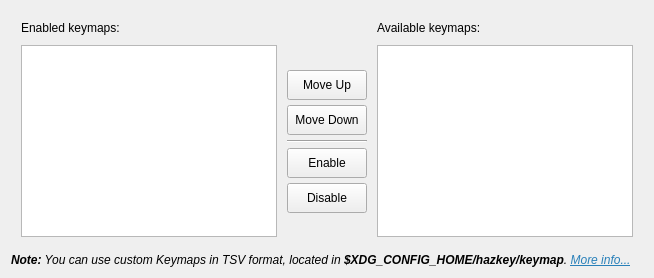
             <widget class="QWidget" name="advancedTabTabWidgetKeymapPage">
              <attribute name="title">
               <string>Keymap</string>
              </attribute>
              <layout class="QVBoxLayout" name="advancedKeymapPageLayout">
               <item>
                <layout class="QGridLayout" name="keymapSelectionGrid">
                 <property name="leftMargin">
                  <number>10</number>
                 </property>
                 <property name="topMargin">
                  <number>10</number>
                 </property>
                 <property name="rightMargin">
                  <number>10</number>
                 </property>
                 <property name="bottomMargin">
                  <number>10</number>
                 </property>
                 <property name="spacing">
                  <number>10</number>
                 </property>
                 <item row="1" column="1">
                  <layout class="QVBoxLayout" name="keymapManageButtons">
                   <property name="spacing">
                    <number>5</number>
                   </property>
                   <item>
                    <spacer name="keymapManageTopSpacer">
                     <property name="orientation">
                      <enum>Qt::Orientation::Vertical</enum>
                     </property>
                     <property name="sizeHint" stdset="0">
                      <size>
                       <width>0</width>
                       <height>0</height>
                      </size>
                     </property>
                    </spacer>
                   </item>
                   <item>
                    <widget class="QToolButton" name="keymapMoveUp">
                     <property name="minimumSize">
                      <size>
                       <width>80</width>
                       <height>30</height>
                      </size>
                     </property>
                     <property name="text">
                      <string>Move Up</string>
                     </property>
                     <property name="icon">
                      <iconset theme="QIcon::ThemeIcon::GoUp"/>
                     </property>
                     <property name="toolButtonStyle">
                      <enum>Qt::ToolButtonStyle::ToolButtonTextUnderIcon</enum>
                     </property>
                    </widget>
                   </item>
                   <item>
                    <widget class="QToolButton" name="keymapMoveDown">
                     <property name="minimumSize">
                      <size>
                       <width>80</width>
                       <height>30</height>
                      </size>
                     </property>
                     <property name="text">
                      <string>Move Down</string>
                     </property>
                     <property name="icon">
                      <iconset theme="QIcon::ThemeIcon::GoDown"/>
                     </property>
                     <property name="toolButtonStyle">
                      <enum>Qt::ToolButtonStyle::ToolButtonTextUnderIcon</enum>
                     </property>
                    </widget>
                   </item>
                   <item>
                    <widget class="Line" name="keymapManageSeparator">
                     <property name="orientation">
                      <enum>Qt::Orientation::Horizontal</enum>
                     </property>
                    </widget>
                   </item>
                   <item>
                    <widget class="QToolButton" name="enableKeymap">
                     <property name="minimumSize">
                      <size>
                       <width>80</width>
                       <height>30</height>
                      </size>
                     </property>
                     <property name="text">
                      <string>Enable</string>
                     </property>
                     <property name="icon">
                      <iconset theme="QIcon::ThemeIcon::GoPrevious"/>
                     </property>
                     <property name="toolButtonStyle">
                      <enum>Qt::ToolButtonStyle::ToolButtonTextUnderIcon</enum>
                     </property>
                    </widget>
                   </item>
                   <item>
                    <widget class="QToolButton" name="disableKeymap">
                     <property name="minimumSize">
                      <size>
                       <width>80</width>
                       <height>30</height>
                      </size>
                     </property>
                     <property name="text">
                      <string>Disable</string>
                     </property>
                     <property name="icon">
                      <iconset theme="QIcon::ThemeIcon::GoNext"/>
                     </property>
                     <property name="toolButtonStyle">
                      <enum>Qt::ToolButtonStyle::ToolButtonTextUnderIcon</enum>
                     </property>
                    </widget>
                   </item>
                   <item>
                    <spacer name="keymapManageBottomSpacer">
                     <property name="orientation">
                      <enum>Qt::Orientation::Vertical</enum>
                     </property>
                     <property name="sizeHint" stdset="0">
                      <size>
                       <width>0</width>
                       <height>0</height>
                      </size>
                     </property>
                    </spacer>
                   </item>
                  </layout>
                 </item>
                 <item row="1" column="2">
                  <widget class="QListWidget" name="availableKeymapList">
                   <property name="selectionMode">
                    <enum>QAbstractItemView::SelectionMode::SingleSelection</enum>
                   </property>
                  </widget>
                 </item>
                 <item row="0" column="2">
                  <widget class="QLabel" name="availableKeymapLabel">
                   <property name="text">
                    <string>Available keymaps:</string>
                   </property>
                  </widget>
                 </item>
                 <item row="1" column="0">
                  <widget class="QListWidget" name="enabledKeymapList">
                   <property name="dragEnabled">
                    <bool>true</bool>
                   </property>
                   <property name="dragDropMode">
                    <enum>QAbstractItemView::DragDropMode::InternalMove</enum>
                   </property>
                   <property name="defaultDropAction">
                    <enum>Qt::DropAction::MoveAction</enum>
                   </property>
                   <property name="selectionMode">
                    <enum>QAbstractItemView::SelectionMode::SingleSelection</enum>
                   </property>
                  </widget>
                 </item>
                 <item row="0" column="0">
                  <widget class="QLabel" name="enabledKeymapLabel">
                   <property name="text">
                    <string>Enabled keymaps:</string>
                   </property>
                  </widget>
                 </item>
                </layout>
               </item>
               <item>
                <widget class="QLabel" name="keymapAdvancedNote">
                 <property name="text">
                  <string>&lt;html&gt;&lt;head/&gt;&lt;body&gt;&lt;p&gt;&lt;span style=&quot; font-weight:700; font-style:italic;&quot;&gt;Note:&lt;/span&gt;&lt;span style=&quot; font-style:italic;&quot;&gt; You can use custom Keymaps in TSV format, located in &lt;/span&gt;&lt;span style=&quot; font-weight:700; font-style:italic;&quot;&gt;$XDG_CONFIG_HOME/hazkey/keymap&lt;/span&gt;&lt;span style=&quot; font-style:italic;&quot;&gt;. &lt;/span&gt;&lt;a href=&quot;https://hazkey.hiira.dev/docs/settings/input-style-keymap&quot;&gt;&lt;span style=&quot; font-style:italic; text-decoration: underline; color:#2980b9;&quot;&gt;More info...&lt;/span&gt;&lt;/a&gt;&lt;/p&gt;&lt;/body&gt;&lt;/html&gt;</string>
                 </property>
                 <property name="wordWrap">
                  <bool>true</bool>
                 </property>
                 <property name="margin">
                  <number>10</number>
                 </property>
                 <property name="openExternalLinks">
                  <bool>true</bool>
                 </property>
                </widget>
               </item>
              </layout>
             </widget>
